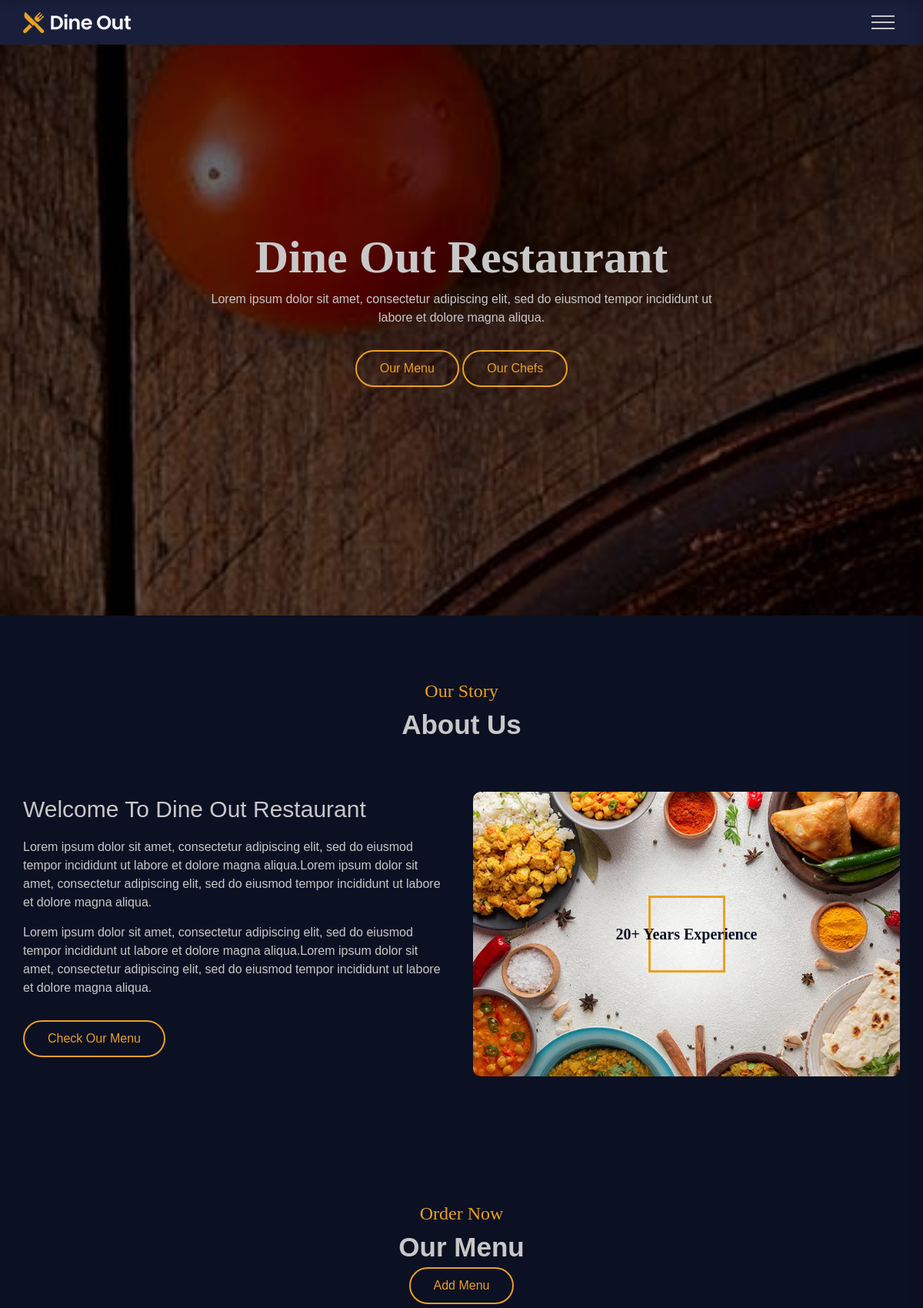
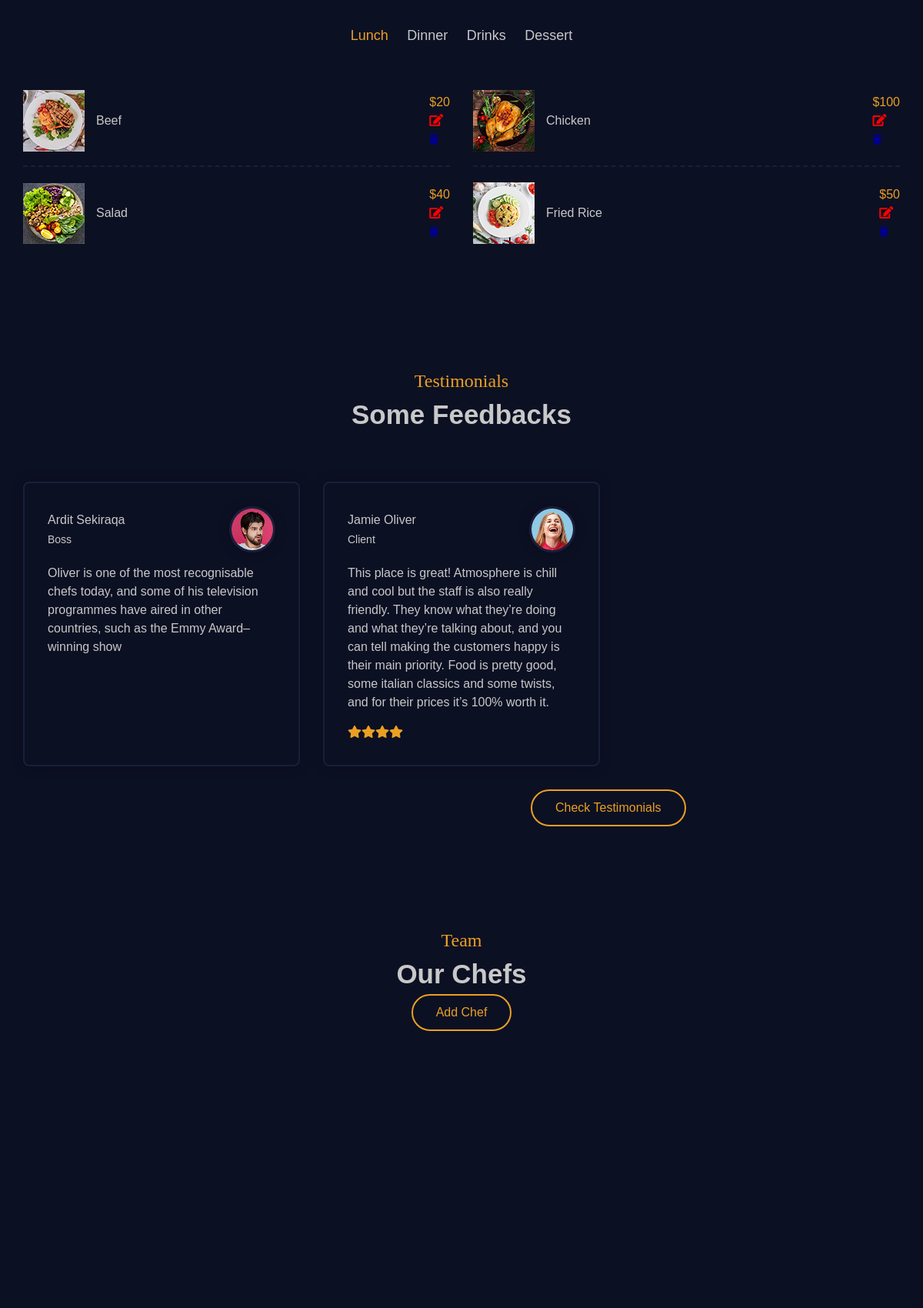
Page /index.php (signed in, upper part) on the committed database (2 pictures, top to bottom).
### tables this page shows
CREATE TABLE `menus` (
  `menuid` int(11) NOT NULL,
  `name` varchar(250) NOT NULL,
  `type` varchar(250) NOT NULL,
  `price` int(20) NOT NULL,
  `image` text NOT NULL
);

CREATE TABLE `testimonials` (
  `testimonialid` int(11) NOT NULL,
  `userid` int(11) NOT NULL,
  `position` varchar(255) NOT NULL,
  `image` text NOT NULL,
  `description` text NOT NULL,
  `rating` int(5) NOT NULL
);

CREATE TABLE `users` (
  `userid` int(11) NOT NULL,
  `firstname` varchar(250) NOT NULL,
  `lastname` varchar(250) NOT NULL,
  `phone` varchar(50) DEFAULT NULL,
  `email` varchar(50) NOT NULL,
  `username` varchar(250) NOT NULL,
  `password` varchar(250) DEFAULT NULL,
  `role` bit(1) NOT NULL DEFAULT b'0'
);

CREATE TABLE `chefs` (
  `chefsid` int(11) NOT NULL,
  `firstname` varchar(50) NOT NULL,
  `lastname` varchar(50) DEFAULT NULL,
  `position` varchar(250) NOT NULL,
  `image` text NOT NULL,
  `description` text NOT NULL
);

### includes/sqlFunctions.php (called while the page is built, shortened)
<?php
    function connection(){
        $dbconn = mysqli_connect('localhost','root','','restaurantdb');
        return $dbconn;
    }
    function getMenu(){
        $dbconn = connection();
        $sql = "SELECT * FROM menus";
        $result = mysqli_query($dbconn,$sql);
        return $result;
    }
    function getChefs(){
        $dbconn = connection();
        $sql = "SELECT * FROM chefs";
        $result = mysqli_query($dbconn,$sql);
        return $result;
    }
    function get3LastTestimonials(){
        $dbconn = connection();
        $sql = "SELECT t.testimonialid, u.userid, u.firstname, u.lastname, u.email, u.phone, u.username, t.position, t.description, t.rating, t.image FROM users u INNER JOIN testimonials t ON u.userid = t.userid ORDER BY t.testimonialid DESC LIMIT 3";
        $result = mysqli_query($dbconn,$sql);
        return $result;
    }
?>

### index.php (the view, shortened to what this page needs)
<?php
    include_once 'includes/sqlFunctions.php';
?>
<!DOCTYPE html>
<html lang="en">
<head>
  <link rel="stylesheet" href="css/font-awesome.css">
  <link rel="stylesheet" href="css/aos.css">
  <link rel="stylesheet" href="css/style.css">
  <link rel="stylesheet" href="https://use.fontawesome.com/releases/v5.0.7/css/all.css">
</head>
<body>
    <header class="header">
      <div class="container">
        <div class="row justify-content-between align-items-center">
          <div class="logo">
            <a href="#"><img src="img/logo.png" alt="logo"></a>
          </div>
          <button type="button" class="nav-toggler">
            <span></span>
          </button>
        </div>
      </div>
    </header>
    <section class="home-section" id="home">
      <div class="home-bg"></div>
      <div class="container">
        <div class="row min-vh-100 align-items-center">
          <div class="home-text" data-aos="fade-up" data-aos-duration="1000">
            <h1>Dine Out Restaurant</h1>
            <p>Lorem ipsum dolor sit amet, consectetur adipiscing elit, sed do eiusmod tempor
               incididunt ut labore et dolore magna aliqua. </p>
               <?php if(isset($_SESSION['userid']) && ($_SESSION['role'] == 1 || $_SESSION['role'] == 0)){ ?>
                  <a href="#our-menu" class="btn btn-default">Our Menu</a>
                  <a href="#team" class="btn btn-default">Our Chefs</a>
                <?php }else{ ?>
                  <a href="login.php" class="btn btn-default">Our Menu</a>
                  <a href="login.php" class="btn btn-default">Our Chefs</a>
                <?php } ?>
          </div>
        </div>
      </div>
    </section>
    <section class="about-section sec-padding" id="about">
      <div class="container">
        <div class="row">
          <div class="section-title">
            <h2 data-title = "our story" data-aos="fade-up">About Us</h2>
          </div>
        </div>
        <div class="row">
          <div class="about-text" data-aos="fade-right">
            <h3>Welcome To Dine Out Restaurant</h3>
            <p>Lorem ipsum dolor sit amet, consectetur adipiscing elit, sed do eiusmod tempor
              incididunt ut labore et dolore magna aliqua.Lorem ipsum dolor sit amet, consectetur adipiscing elit, sed do eiusmod tempor
              incididunt ut labore et dolore magna aliqua.</p>
            <p>Lorem ipsum dolor sit amet, consectetur adipiscing elit, sed do eiusmod tempor
              incididunt ut labore et dolore magna aliqua.Lorem ipsum dolor sit amet, consectetur adipiscing elit, sed do eiusmod tempor
              incididunt ut labore et dolore magna aliqua.</p>
                <?php if(isset($_SESSION['userid']) && ($_SESSION['role'] == 1 || $_SESSION['role'] == 0)){ ?>
                  <a href="#our-menu" class="btn btn-default">Check Our Menu</a>
                <?php }else{ ?>
                  <a href="login.php" class="btn btn-default">Check Our Menu</a>
                <?php } ?>
          </div>
          <div class="about-img" data-aos="fade-left">
            <div class="img-box">
              <h3>20+ years experience</h3>
              <img src="img/about-img.jpg" alt="about img">
            </div>
          </div>
        </div>
      </div>
    </section>
    <?php if(isset($_SESSION['userid']) && ($_SESSION['role'] == 1 || $_SESSION['role'] == 0)){ ?>
        <section class="menu-section sec-padding" id="our-menu">
          <div class="container">
            <div class="row">
              <div class="section-title">
                <h2 data-title="order now" data-aos="fade-up">Our Menu</h2>
                <?php if(isset($_SESSION['userid']) && $_SESSION['role'] == 1){ ?>
                  <a href="addMenu.php" class="btn btn-default">Add Menu</a>
                <?php } ?>
              </div>
            </div>
            <div class="row">
              <div class="menu-tabs" data-aos="fade-up">
                <button type="button" class="menu-tab-item active" data-target="#lunch">Lunch</button>
                <button type="button" class="menu-tab-item" data-target="#dinner">Dinner</button>
                <button type="button" class="menu-tab-item" data-target="#drinks">Drinks</button>
                <button type="button" class="menu-tab-item" data-target="#desserts">Dessert</button>
              </div>
            </div>
            <div class="row menu-tab-content active" id="lunch">
              <?php
                  $menus = getMenu();
                  while($menu = mysqli_fetch_assoc($menus)) :
                    $menuid = $menu['menuid'];
              ?>
                <?php if($menu['type']=='Lunch') {?>
                  <div class="menu-item" data-aos="fade-up-left">
                      <div class="menu-item-title">
                        <img src="img/menu/<?php echo $menu['image'];?>"  alt="Foto">
                        <h3><?php echo $menu['name']; ?></h3>
                      </div>
                      <div class="menu-item-price">
                        <?php echo "$".  $menu['price']; ?><br>
                        <?php if(isset($_SESSION['userid']) && $_SESSION['role'] == 1){ ?>
                        <?php echo "<a href='editMenu.php?menuid={$menuid}'><i class='fas fa-edit' style='color:red;'></i></a>"?>
                        <form action="deletemenu.php" method="post">
                            <button type="submit" style="border: none;background-color:transparent;cursor:pointer;color:darkblue;" name="deleteMenu" onclick="return deleteMenu()">
                              <i class="fas fa-trash"></i>
                            </button>
                        </form>
                        <?php }?>
                      </div>
                  </div>
                <?php }?>
              <?php endwhile; ?>
            </div>
          </div>
        </section>
      <?php } ?>
    <section class="testimonials-section sec-padding" id="testimonials">
      <div class="container">
        <div class="row">
          <div class="section-title">
            <h2 data-title="testimonials" data-aos="fade-up">Some feedbacks</h2>
          </div>
        </div>
        <div class="row">
            <?php
                $testimonials = get3LastTestimonials();
                while( $testimonial = mysqli_fetch_assoc($testimonials)) :
            ?>
            <div class="testi-item" data-aos="zoom-in">
              <div class="testi-author">
                <div class="testi-author-name">
                    <h3><?php echo $testimonial['firstname'] . " " .$testimonial['lastname'];?></h3>
                    <span><?php echo $testimonial['position'];?></span>
                </div>
                <div class="testi-author-img">
                    <img src="img/testimonials/<?php echo $testimonial['image'];?>" alt="testi author img">
                </div>
                </div>
                    <p><?php echo $testimonial['description'];?></p>
                <div class="ratings">
                  <?php
                    $rating = $testimonial['rating'];
                    for($i = 0; $i < $rating ; $i++){
                        echo "<i class='fas fa-star'></i>";
                    }
                  ?>
              </div>
            </div>
            <?php  endwhile; ?>
        </div>
      </div>
      <?php if(isset($_SESSION['userid']) && $_SESSION['role'] == 0){ ?>
        <a href="addTestimonial.php" class="btn btn-default" style="margin-left:690px">Write a testimonial</a>
      <?php }else if(isset($_SESSION['userid']) && $_SESSION['role'] == 1){ ?>
        <a href="dashboard.php" class="btn btn-default" style="margin-left:690px">Check testimonials</a>
      <?php }else{ ?>
        <a href="login.php" class="btn btn-default" style="margin-left:690px">Write a testimonial</a>
      <?php } ?>
    </section>
    <?php if(isset($_SESSION['userid']) && ($_SESSION['role'] == 1 || $_SESSION['role'] == 0)){ ?>
    <section class="team-section sec-padding" id="team">
      <div class="container">
        <div class="row">
          <div class="section-title">
            <h2 data-title="team" data-aos="fade-up">Our chefs</h2>
            <?php if(isset($_SESSION['userid']) && $_SESSION['role'] == 1){ ?>
                  <a href="addChef.php" class="btn btn-default" data-aos="fade-up">Add Chef</a>
            <?php } ?>
          </div>
        </div>
        <div class="row">
            <?php $chefs = getChefs();
                  while($chef = mysqli_fetch_assoc($chefs)) :
            ?>
            <div class="team-item" data-aos="flip-left" data-aos-duration="1000">
                <img src="img/team/<?php echo $chef['image'];?>" alt="team item" style="padding-top:60px" class="hvrbox-layer_bottom">
            </div>
          <?php endwhile; ?>
        </div>
      </div>
    </section>
    <?php } ?>
</body>
</html>

### rows in the picture
menus: image (picture), name "Beef", price "20"
menus: image (picture), name "Chicken", price "100"
menus: image (picture), name "Salad", price "40"
menus: image (picture), name "Fried Rice", price "50"
testimonials: userid.firstname "Ardit", userid.lastname "Sekiraqa", position "Boss", image (picture), description "Oliver is one of the most recognisable chefs today, and some of his television programmes have aired in other countries, such as the Emmy Award–winning show"
testimonials: userid.firstname "Jamie", userid.lastname "Oliver", position "Client", image (picture), description "This place is great! Atmosphere is chill and cool but the staff is also really friendly. They know what they’re doing and what they’re talking about, and you can tell making the customers happy is their main priority. Food is pretty good, some italian classics and some twists, and for their prices it’s 100% worth it.", rating 4 (drawn)
chefs: image (picture)
chefs: image (picture)
chefs: image (picture)
